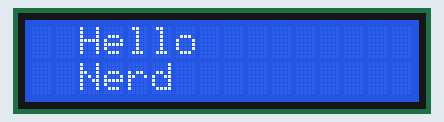
This sketch was run on a simulated Arduino Uno, built with avr-gcc and run on an emulated ATmega328P. On the bench: 16×2 character LCD.

Above: at 0.1 s.
At 2.1 s:
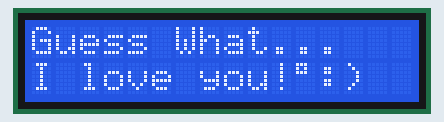

The sketch:

love.ino
```cpp
/*
 * Author: MK Rill
 * Date:2017/12/06
 * IDE V1.6.9
 * Function:
 */
#include <LiquidCrystal.h>
LiquidCrystal lcd(12, 11, 5, 4, 3, 2);

void setup()
{
  lcd.begin(16,2);
  lcd.print("  Hello ");
  lcd.setCursor(0,1);
  lcd.print("  Nerd ");
  delay(2000);
  lcd.clear();
}
void loop()
{
  lcd.clear();                   //clear display
  lcd.print("Guess What...");            //display "Hum=%"
  lcd.setCursor(0,1) ;           //Display position
  lcd.print("I love you!");            //display"Temp="
  lcd.write(0xDF);              //Display custom characters '°'
  lcd.print(":)");
  delay(500);                   //After 500ms ,the screen will be refreshed
}
```
